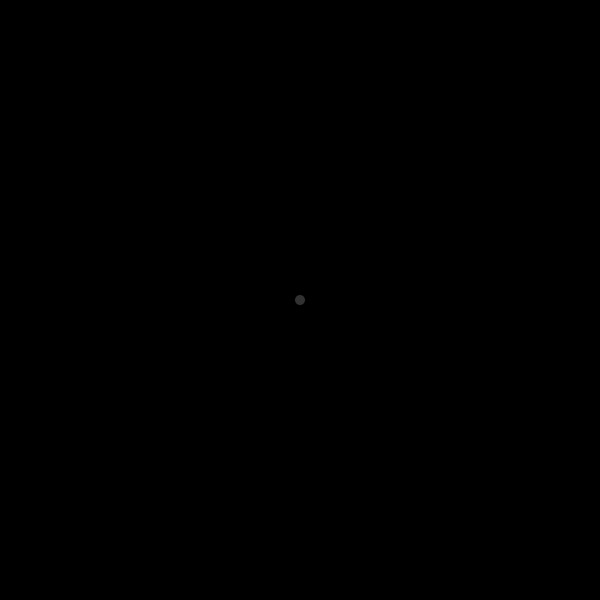
Frame 1 (no input)
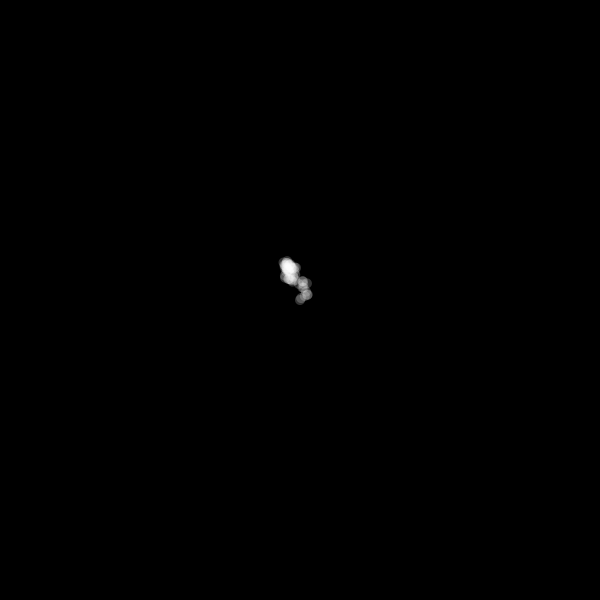
Frame 60 (the mouse pressed at the canvas centre just before this capture)
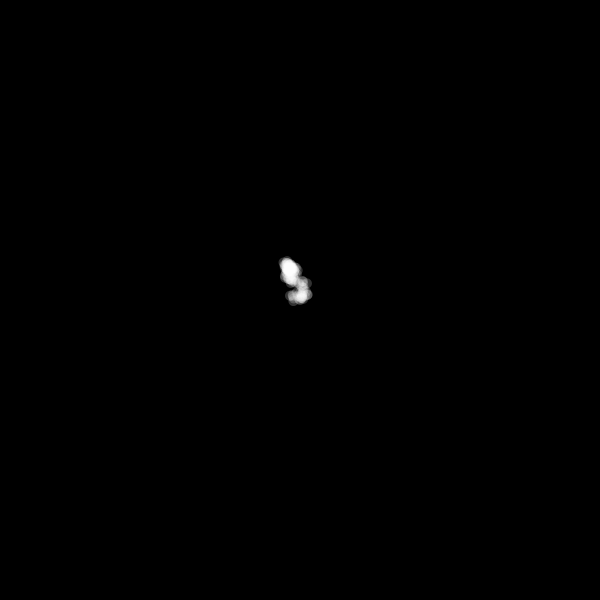
Frame 120 (the mouse held since frame 60 and released just before this capture)

The Processing sketch that drew these frames (run headless with seeded random() and noise(); from frame 60 on, the mouse is pressed at the canvas centre):

// Processing sketch: random2A
// ── random2A.pde
float positionX;
float positionY;
float punkt;
float tempo;


void setup() {
  size(600, 600); 
  background(0, 0, 0);
  positionX = width/2;
  positionY = height/2;
  punkt = 10; 
  tempo = 4.0;
  noStroke();
}

void draw() {

  fill(255, 255, 255, 50);
  ellipse(positionX, positionY, punkt, punkt);

  positionX += tempo*random(-1, 1) ;
  positionY += tempo*random(-1, 1) ;

  //rechts
  if (positionX > width) {
    positionX = width;
  }

  //links
  if (positionX < 0) {
    positionX = 0;
  }

  //unten
  if (positionY > height) {
    positionY = height;
  }

  //oben
  if (positionY < 0) {
    positionY = 0;
  }
}


void keyPressed() {

  if (key == '1') {
    tempo = 4.0;
  }

  if (key == '2') {
    tempo = 8.0;
  }

  if (key == '3') {
    tempo = 16.0;
  }
}
